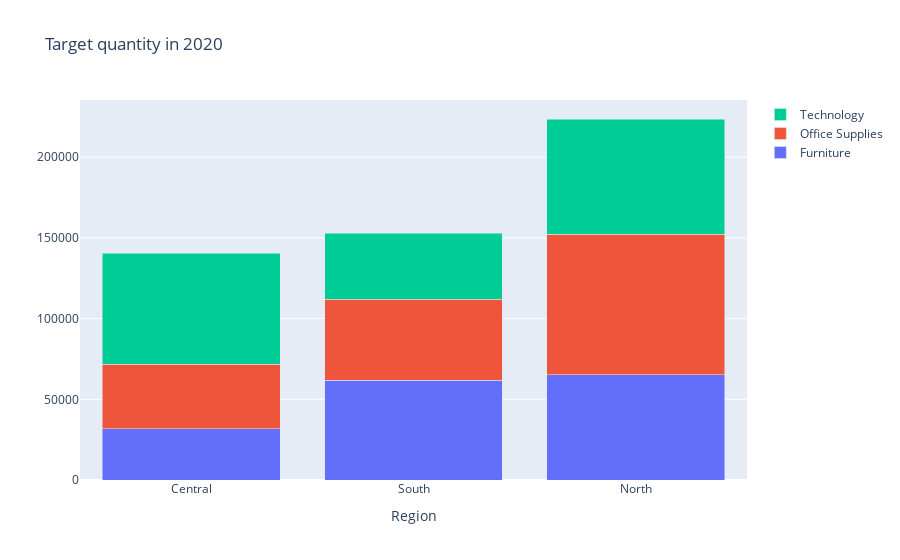

The cell this chart's notebook holds for it:
### Code cell
data = [go.Bar(name=group, x=dfg['Region'], y=dfg['Target 2020 Qty']) for group, dfg in df.groupby(by='Category')]

x = go.Figure(data)
x.update_layout(barmode='stack', title='Target quantity in 2020', xaxis_title='Region', 
                yaxis=dict(tickformat='Target 2020 Qty',))
x.show()

### Figure 1 — Plotly figure (JSON) as saved in the notebook; plotly's stock layout.template omitted (floating-point values rounded to 4 significant figures)
{"data": [{"name": "Furniture", "type": "bar", "x": ["Central", "South", "North"], "y": [31744, 61702, 65298]}, {"name": "Office Supplies", "type": "bar", "x": ["North", "Central", "South"], "y": [86996, 39977, 50292]}, {"name": "Technology", "type": "bar", "x": ["North", "Central", "South"], "y": [71392, 68755, 40988]}], "layout": {"barmode": "stack", "title": {"text": "Target quantity in 2020"}, "xaxis": {"title": {"text": "Region"}}, "yaxis": {"tickformat": "Target 2020 Qty"}}}
